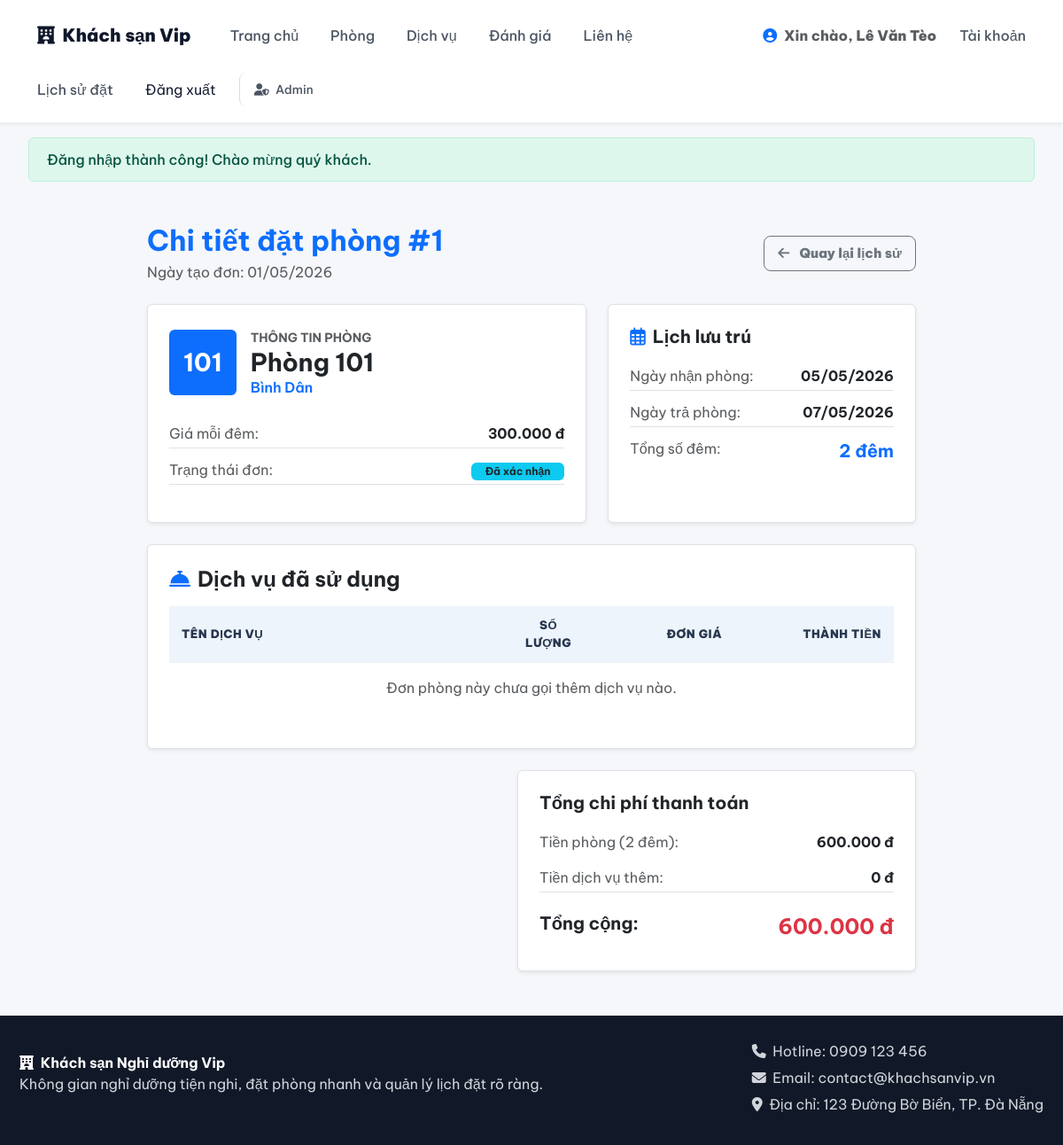
/index.php?c=account&a=detail&id=1 (signed in), run on the app's committed database.
### tables this page shows
CREATE TABLE CTDATPHONG
(
    MaCTDatPhong INT AUTO_INCREMENT PRIMARY KEY,
    NgayThucHien DATE,
    MaKhachHang INT,
    NgayNhan DATE,
    NgayTra DATE,
    MaPhong INT,
    MaNhanVien INT,
    TrangThai VARCHAR(50) DEFAULT 'CHO_ADMIN_DUYET',
    GiaPhongDat INT NULL,
    payment_status VARCHAR(50) DEFAULT 'CHUA_TAO',
    payment_requested_at DATETIME NULL,
    payment_expired_at DATETIME NULL,
    CONSTRAINT FK_CTDATPHONG_KHACHHANG 
        FOREIGN KEY (MaKhachHang) REFERENCES KHACHHANG(MaKhachHang),
    CONSTRAINT FK_CTDATPHONG_PHONG 
        FOREIGN KEY (MaPhong) REFERENCES PHONG(MaPhong),
    CONSTRAINT FK_CTDATPHONG_NHANVIEN 
        FOREIGN KEY (MaNhanVien) REFERENCES NHANVIEN(MaNhanVien)
);

CREATE TABLE PHONG
(
    MaPhong INT PRIMARY KEY,
    MaLoaiPhong INT,
    HinhAnhDaiDien VARCHAR(255),
    TrangThai VARCHAR(30) DEFAULT 'Trống',
    CONSTRAINT FK_PHONG_LOAIPHONG 
        FOREIGN KEY (MaLoaiPhong) REFERENCES LOAIPHONG(MaLoaiPhong)
);

CREATE TABLE LOAIPHONG
(
    MaLoaiPhong INT AUTO_INCREMENT PRIMARY KEY,
    TenLoaiPhong VARCHAR(20),
    GiaPhong INT,
    MoTa VARCHAR(255),
    DaXoa BOOLEAN DEFAULT FALSE
);

### config/helpers.php (called while the page is built, shortened)
<?php
function valid_date(string $date): bool {
    $parsed = DateTimeImmutable::createFromFormat('!Y-m-d', $date);
    return $parsed !== false && $parsed->format('Y-m-d') === $date;
}
function base_url(string $path = ''): string {
    static $base = null;
    if ($base === null) {
        $scriptName = $_SERVER['SCRIPT_NAME'] ?? '';
        $dir = str_replace('\\', '/', dirname($scriptName));
        if (preg_match('#^(.*?/hotel_php)#', $dir, $matches)) {
            $base = $matches[1];
        } elseif ($dir === '/' || $dir === '.') {
            $base = '';
        } else {
            $base = preg_replace('#/admin$#', '', $dir);
        }
    }
    $path = ltrim($path, '/');
    return $path ? ($base ? "$base/$path" : "/$path") : ($base ?: '/');
}
function client_url(string $query = ''): string {
    $url = base_url('index.php');
    if ($query) {
        $url .= '?' . ltrim($query, '?');
    }
    return $url;
}
function format_currency($amount): string {
    return number_format((float)$amount, 0, ',', '.') . ' đ';
}
function format_date($dateStr): string {
    $timestamp = strtotime($dateStr);
    return $timestamp ? date('d/m/Y', $timestamp) : '';
}
function e($value): string {
    return htmlspecialchars((string)($value ?? ''), ENT_QUOTES, 'UTF-8');
}
function render_client_view(string $viewPath, array $data = []): void {
    extract($data);
    $viewFile   = __DIR__ . '/../views/client/' . ltrim($viewPath, '/') . '.php';
    require $viewFile;
}

### controllers/client/AccountController.php (called while the page is built, shortened)
<?php
require_once __DIR__ . '/../../config/helpers.php';
require_once __DIR__ . '/../../models/DatPhongModel.php';
require_once __DIR__ . '/../../models/DichVuModel.php';
require_once __DIR__ . '/../../models/HoaDonModel.php';
class AccountController {
    public function detail(): void {
        $id = (int)($_GET['id'] ?? 0);
        $datPhong = DatPhongModel::getById($id);
        $dichVuDaDung = DichVuModel::getServicesByBooking($id);
        $calc = HoaDonModel::calculateBookingTotal($id);
        render_client_view('account/booking-detail', [
            'title'          => "Chi tiết đặt phòng #$id",
            'datPhong'       => $datPhong,
            'dichVuDaDung'   => $dichVuDaDung,
            'calc'           => $calc
        ]);
    }
}

### models/DatPhongModel.php (called while the page is built, shortened)
<?php
class DatPhongModel extends BaseModel {
    public static function getById(int $id): ?array {
        $db = self::db();
        $stmt = $db->prepare("
            SELECT
                cdp.*,
                kh.HoTen AS TenKhachHang, kh.DienThoai AS SdtKhachHang, kh.Email AS EmailKhachHang, kh.CMND, kh.DiaChi,
                p.MaPhong, lp.TenLoaiPhong, COALESCE(cdp.GiaPhongDat, lp.GiaPhong) AS GiaPhong,
                nv.TenNhanVien
            FROM CTDATPHONG cdp
            LEFT JOIN KHACHHANG kh ON cdp.MaKhachHang = kh.MaKhachHang
            LEFT JOIN PHONG p ON cdp.MaPhong = p.MaPhong
            LEFT JOIN LOAIPHONG lp ON p.MaLoaiPhong = lp.MaLoaiPhong
            LEFT JOIN NHANVIEN nv ON cdp.MaNhanVien = nv.MaNhanVien
            WHERE cdp.MaCTDatPhong = :id
            LIMIT 1
        ");
        $stmt->execute([':id' => $id]);
        $row = $stmt->fetch();
        return $row ?: null;
    }
}

### models/HoaDonModel.php (called while the page is built, shortened)
<?php
require_once __DIR__ . '/DatPhongModel.php';
require_once __DIR__ . '/DichVuModel.php';
class HoaDonModel extends BaseModel {
    public static function getByBookingId(int $maCTDatPhong): ?array {
        $db = self::db();
        $stmt = $db->prepare("SELECT * FROM HOADON WHERE MaCTDatPhong = :bid ORDER BY (TrangThai = 'DA_THANH_TOAN') DESC, MaHoaDon DESC LIMIT 1");
        $stmt->execute([':bid' => $maCTDatPhong]);
        $row = $stmt->fetch();
        return $row ?: null;
    }
    public static function calculateBookingTotal(int $maCTDatPhong): array {
        $booking = DatPhongModel::getById($maCTDatPhong);
        $invoice = self::getByBookingId($maCTDatPhong);
        $d1 = new DateTime($booking['NgayNhan']);
        $d2 = new DateTime($booking['NgayTra']);
        $diff = $d1->diff($d2);
        $days = max(1, $diff->days);
        $roomRate = (int)($booking['GiaPhong'] ?? 0);
        $roomTotal = $days * $roomRate;
        $services = DichVuModel::getServicesByBooking($maCTDatPhong);
        $serviceTotal = 0;
        $grandTotal = $roomTotal + $serviceTotal;
        return [
            'booking'      => $booking,
            'days'         => $days,
            'roomRate'     => $roomRate,
            'roomTotal'    => $roomTotal,
            'services'     => $services,
            'serviceTotal' => $serviceTotal,
            'grandTotal'   => $grandTotal
        ];
    }
}

### models/DichVuModel.php (called while the page is built, shortened)
<?php
class DichVuModel extends BaseModel {
    public static function getServicesByBooking(int $maCTDatPhong): array {
        $db = self::db();
        $stmt = $db->prepare("
            SELECT ctdv.*, dv.TenDichVu, COALESCE(ctdv.TongTienDichVu / NULLIF(ctdv.SoLuong, 0), dv.GiaDichVu) AS GiaDichVu, dv.HinhAnh
            FROM CTDICHVU ctdv
            JOIN DICHVU dv ON ctdv.MaDichVu = dv.MaDichVu
            WHERE ctdv.MaCTDatPhong = :bookingId
            ORDER BY dv.TenDichVu ASC
        ");
        $stmt->execute([':bookingId' => $maCTDatPhong]);
        return $stmt->fetchAll();
    }
}

### views/client/account/booking-detail.php (the view, shortened to what this page needs)
<main class="client-section" style="max-width: 900px; margin: 2rem auto; padding: 0 1rem;">
    <div class="d-flex justify-content-between align-items-center mb-4">
        <div>
            <h1 class="fw-bold mb-1 text-primary">Chi tiết đặt phòng #<?= e($datPhong['MaCTDatPhong']) ?></h1>
            <p class="text-muted mb-0">Ngày tạo đơn: <?= format_date($datPhong['NgayThucHien']) ?></p>
        </div>
        <a href="<?= e(client_url('c=account&a=history')) ?>" class="btn btn-outline-secondary">
            <i class="fa-solid fa-arrow-left me-1"></i> Quay lại lịch sử
        </a>
    </div>
    <div class="row g-4 mb-4">
        <div class="col-md-7">
            <div class="card bg-white p-4 rounded shadow-sm border h-100">
                <div class="d-flex align-items-center gap-3 mb-3">
                    <div class="bg-primary text-white rounded p-3 text-center fw-bold fs-3" style="min-width: 70px;">
                        <?= e($datPhong['MaPhong']) ?>
                    </div>
                    <div>
                        <span class="text-muted small text-uppercase fw-bold">Thông tin phòng</span>
                        <h3 class="fw-bold mb-0 text-dark">Phòng <?= e($datPhong['MaPhong']) ?></h3>
                        <span class="text-primary fw-semibold"><?= e($datPhong['TenLoaiPhong'] ?? 'Phòng tiêu chuẩn') ?></span>
                    </div>
                </div>
                <div class="d-flex flex-column gap-2 mt-2">
                    <div class="d-flex justify-content-between py-1 border-bottom">
                        <span class="text-muted">Giá mỗi đêm:</span>
                        <strong class="text-dark"><?= format_currency($datPhong['GiaPhong']) ?></strong>
                    </div>
                    <div class="d-flex justify-content-between py-1 border-bottom">
                        <span class="text-muted">Trạng thái đơn:</span>
                        <div>
                            <?php
                            $status = $datPhong['TrangThai'] ?? 'CHO_ADMIN_DUYET';
                            $statusBadge = match($status) {
                                'CHO_ADMIN_DUYET' => 'bg-warning text-dark',
                                'DA_XAC_NHAN'     => 'bg-info text-dark',
                                'DANG_SU_DUNG'    => 'bg-primary text-white',
                                'DA_THANH_TOAN'   => 'bg-success text-white',
                                'DA_TRA_PHONG'    => 'bg-success text-white',
                                'DA_HUY'          => 'bg-danger text-white',
                                default           => 'bg-secondary text-white'
                            };
                            $statusText = match($status) {
                                'CHO_ADMIN_DUYET' => 'Chờ duyệt',
                                'DA_XAC_NHAN'     => 'Đã xác nhận',
                                'DANG_SU_DUNG'    => 'Đang ở',
                                'DA_THANH_TOAN'   => 'Đã thanh toán',
                                'DA_TRA_PHONG'    => 'Đã trả phòng',
                                'DA_HUY'          => 'Đã hủy',
                                default           => $status
                            };
                            ?>
                            <span class="badge <?= $statusBadge ?> px-3 py-1"><?= $statusText ?></span>
                        </div>
                    </div>
                </div>
            </div>
        </div>
        <div class="col-md-5">
            <div class="card bg-white p-4 rounded shadow-sm border h-100">
                <h5 class="fw-bold mb-3 text-dark"><i class="fa-regular fa-calendar-days me-2 text-primary"></i>Lịch lưu trú</h5>
                <div class="d-flex flex-column gap-2">
                    <div class="d-flex justify-content-between py-1 border-bottom">
                        <span class="text-muted">Ngày nhận phòng:</span>
                        <strong class="text-dark"><?= format_date($datPhong['NgayNhan']) ?></strong>
                    </div>
                    <div class="d-flex justify-content-between py-1 border-bottom">
                        <span class="text-muted">Ngày trả phòng:</span>
                        <strong class="text-dark"><?= format_date($datPhong['NgayTra']) ?></strong>
                    </div>
                    <div class="d-flex justify-content-between py-1">
                        <span class="text-muted">Tổng số đêm:</span>
                        <strong class="text-primary fs-5"><?= e($calc['days'] ?? 1) ?> đêm</strong>
                    </div>
                </div>
            </div>
        </div>
    </div>
    <div class="card bg-white p-4 rounded shadow-sm border mb-4">
        <h4 class="fw-bold mb-3 text-dark"><i class="fa-solid fa-bell-concierge me-2 text-primary"></i>Dịch vụ đã sử dụng</h4>
        <table class="table align-middle">
            <thead class="table-light">
                <tr>
                    <th>Tên dịch vụ</th>
                    <th class="text-center" style="width: 100px;">Số lượng</th>
                    <th class="text-end" style="width: 160px;">Đơn giá</th>
                    <th class="text-end" style="width: 180px;">Thành tiền</th>
                </tr>
            </thead>
            <tbody>
                <?php if (!empty($dichVuDaDung)): ?>
                    <?php foreach ($dichVuDaDung as $dv): ?>
                        <tr>
                            <td class="fw-semibold text-dark"><?= e($dv['TenDichVu']) ?></td>
                            <td class="text-center"><span class="badge bg-secondary"><?= e($dv['SoLuong']) ?></span></td>
                            <td class="text-end text-muted"><?= format_currency($dv['GiaDichVu']) ?></td>
                            <td class="text-end fw-bold text-dark"><?= format_currency($dv['TongTienDichVu']) ?></td>
                        </tr>
                    <?php endforeach; ?>
                <?php else: ?>
                    <tr>
                        <td colspan="4" class="text-center py-3 text-muted">Đơn phòng này chưa gọi thêm dịch vụ nào.</td>
                    </tr>
                <?php endif; ?>
            </tbody>
        </table>
    </div>
    <div class="card bg-white p-4 rounded shadow-sm border" style="max-width: 450px; margin-left: auto;">
        <h5 class="fw-bold mb-3 text-dark">Tổng chi phí thanh toán</h5>
        <div class="d-flex flex-column gap-2">
            <div class="d-flex justify-content-between py-1">
                <span class="text-muted">Tiền phòng (<?= e($calc['days'] ?? 1) ?> đêm):</span>
                <strong class="text-dark"><?= format_currency($calc['roomTotal'] ?? 0) ?></strong>
            </div>
            <div class="d-flex justify-content-between py-1 border-bottom">
                <span class="text-muted">Tiền dịch vụ thêm:</span>
                <strong class="text-dark"><?= format_currency($calc['serviceTotal'] ?? 0) ?></strong>
            </div>
            <div class="d-flex justify-content-between py-2 mt-1">
                <span class="fw-bold fs-5 text-dark">Tổng cộng:</span>
                <strong class="text-danger fs-4"><?= format_currency($calc['grandTotal'] ?? 0) ?></strong>
            </div>
        </div>
    </div>
</main>

### css/app.css (style rules this page uses)
html { min-height: 100%; }
* { box-sizing: border-box; }
:root { --bg: #f6f8fb; --surface: #ffffff; --surface-soft: #f8fafc; --text: #172033; --muted: #64748b; --line: #d9e2ec; --line-soft: #edf2f7; --primary: #1463ff; --primary-dark: #0b4fd0; --teal: #0f766e; --amber: #b45309; --danger: #dc2626; --nav: #182235; --shadow: 0 12px 32px rgba(15, 23, 42, .08); }
body { min-height: 100vh; margin: 0; display: flex; flex-direction: column; font-family: "Be Vietnam Pro", Arial, Helvetica, sans-serif; background: radial-gradient(circle at top left, rgba(20, 99, 255, .08), transparent 32rem), var(--bg); color: var(--text); }
body > main, body > .container, .login-page { flex: 1 0 auto; }
a { color: inherit; text-decoration: none; }
h1 { margin: 0 0 20px; color: #111827; font-size: 32px; line-height: 1.18; }
.card, .stat, .client-card { background: var(--surface); border: 1px solid var(--line-soft); border-radius: 8px; box-shadow: var(--shadow); }
.card { padding: 20px; margin-bottom: 18px; overflow-x: auto; }
.btn[class*="btn-"] { background-color: var(--bs-btn-bg); color: var(--bs-btn-color); border: var(--bs-btn-border-width) solid var(--bs-btn-border-color); }
.btn[class*="btn-outline-"] { box-shadow: none; }
.table { width: 100%; min-width: 760px; border-collapse: separate; border-spacing: 0; background: #fff; }
.table th, .table td { padding: 12px 14px; border-bottom: 1px solid var(--line-soft); text-align: left; vertical-align: middle; }
.table th { position: sticky; top: 0; z-index: 1; background: #eef4fb; color: #26364d; font-size: 13px; font-weight: 900; text-transform: uppercase; letter-spacing: .04em; }
.table tr:last-child td { border-bottom: 0; }
.btn { display: inline-flex; min-height: 40px; align-items: center; justify-content: center; gap: 7px; border: 0; border-radius: 8px; padding: 10px 15px; cursor: pointer; background: var(--primary); color: #fff; font-size: 15px; font-weight: 900; line-height: 1; white-space: nowrap; box-shadow: 0 8px 18px rgba(20, 99, 255, .18); }
.client-page { background: #f5f7fa; }
.client-section { width: min(1180px, calc(100% - 36px)); margin: 34px auto; }

### data on the page
ctdatphong: MaCTDatPhong "1", NgayThucHien "01/05/2026", MaPhong.MaPhong "101", loaiphong.TenLoaiPhong "Bình Dân", TrangThai "Đã xác nhận", NgayNhan "05/05/2026", NgayTra "07/05/2026"

### other printed values
$clientUser['fullName'] "Lê Văn Tèo"
$flash['message'] "Đăng nhập thành công! Chào mừng quý khách."
format_currency($datPhong['GiaPhong']) "300.000 đ"
$calc['days'] "2"
format_currency($calc['roomTotal'] ?? 0) "600.000 đ"
format_currency($calc['serviceTotal'] ?? 0) "0 đ"
format_currency($calc['grandTotal'] ?? 0) "600.000 đ"
